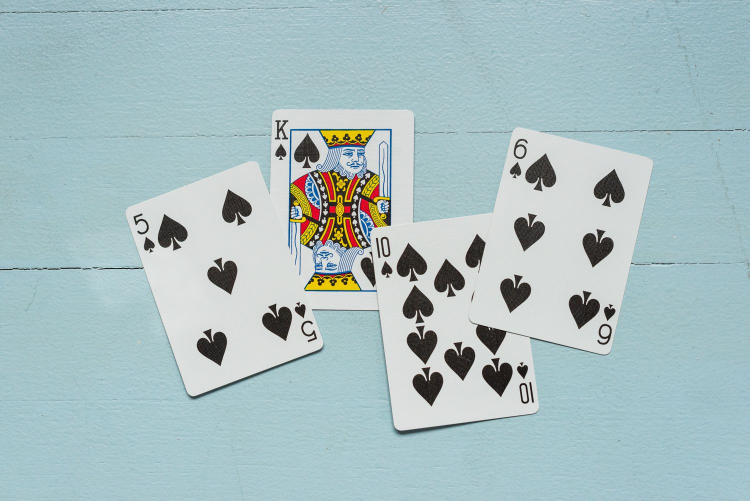
#> input picture Resources/cards.jpg, 1500 x 1001 px (shown at 1/2 size)
$ python project4.py
#> lines starting #> are read from the running program, lines starting #| are printed output that depends on the picture
#warped perspective

import cv2
import numpy as np

img = cv2.imread("Resources/cards.jpg")
#> img is the input picture: shape (1001, 1500, 3); mean B, G, R 193.6, 191.1, 169
width,height = 250,350
pts1 = np.float32([[1030,254],[1300,320],[1212,708],[938,640]])
#I have taken pixels wromg... I'll have to correct that.

pts2 = np.float32([[0,0],[width,0],[0,height],[width,height]])

matrix = cv2.getPerspectiveTransform(pts1,pts2)
imgOutput = cv2.warpPerspective(img,matrix,(width,height))
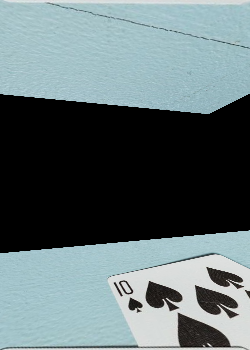
#> imgOutput: shape (350, 250, 3); mean B, G, R 116, 113.6, 99

cv2.imshow("Image",img)
cv2.imshow("Output",imgOutput)

cv2.waitKey(0)
